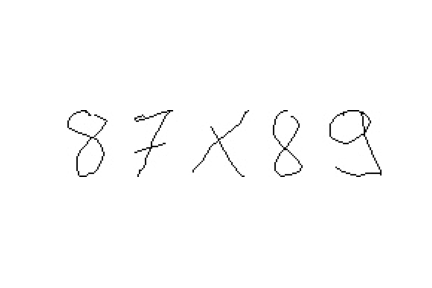
#> input picture equation_images/2numbers_000.png, 432 x 288 px; its folder holds only this picture in this run
$ python -i utils.py   (imports and definitions only)
#> lines starting #> are read from the running program, lines starting #| are printed output that depends on the picture; after the words box and inside, x2 and y2 are one past the last pixel; in counts of white or black regions, pixels touching at a corner belong together
import cv2
import numpy as np
import os, random
import matplotlib.pyplot as plt

def getOverlap(a, b):
     return max(0, min(a[1], b[1]) - max(a[0], b[0]))

def detect_contours(img_path):
    # Given an image path, output bounding box coordinates of an image
#> called with img_path = 'equation_images/2numbers_000.png'
    input_image = cv2.imread(img_path, 0) # Load a greyscale image
#> input_image is the input picture: shape (288, 432); min 0, max 255, mean 252.5

    # Make a copy to draw bounding box
    input_image_cpy = input_image.copy()

    # Convert the grayscale image to binary (image binarization opencv python), then invert
    binarized = cv2.adaptiveThreshold(input_image_cpy,255,cv2.ADAPTIVE_THRESH_MEAN_C, cv2.THRESH_BINARY,11,2)
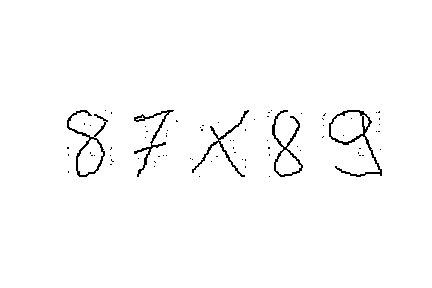
#> binarized: shape (288, 432); 98.3% white; black in thin lines or dots, all inside (x1, y1, x2, y2) = (67, 110, 382, 177)
    inverted_binary_img = ~binarized

    # Detect contours
    # hierarchy variable contains information about the relationship between each contours
    contours_list, hierarchy = cv2.findContours(inverted_binary_img,
                                           cv2.RETR_TREE,
                                           cv2.CHAIN_APPROX_SIMPLE) # Find contours
#> contours_list = 83 contours, 73 with area under 20; largest, box (x1, y1, x2, y2) and area: (329, 110, 382, 177) 1140, (67, 110, 108, 177) 886, (330, 111, 364, 143) 797, (272, 110, 303, 177) 656, (77, 138, 104, 176) 643
    # Detect contours
    l = []
    for c in contours_list:
        x, y, w, h = cv2.boundingRect(c)
        l.append([x, y, w, h])
#> this loop made 83 passes
#> (c, x, y, w, h) on passes 3, 4, 6, 8, 9, 15, 16, 17, 18, 22, 23, 24: ([[68, 171], [68, 172]], 68, 171, 1, 2), ([[245, 166], [245, 167]], 245, 166, 1, 2), ([[110, 164], [111, 164]], 110, 164, 2, 1), ([[154, 161], [155, 162]], 154, 161, 2, 2), ([[245, 159], [245, 160]], 245, 159, 1, 2), ([[216, 156], [217, 156]], 216, 156, 2, 1), ([[158, 156], [159, 156]], 158, 156, 2, 1), ([[362, 155], [363, 155]], 362, 155, 2, 1), ([[359, 155], [360, 155]], 359, 155, 2, 1), ([[269, 154], [269, 155]], 269, 154, 1, 2), ([[68, 154], [68, 155]], 68, 154, 1, 2), ([[358, 152], [358, 153]], 358, 152, 1, 2)
#> (x, y, w, h) on passes 1, 2, 5, 7, 10, 11: (269, 176, 1, 1), (199, 176, 1, 1), (154, 166, 1, 1), (211, 161, 1, 1), (242, 159, 1, 1), (192, 159, 1, 1)
#> after the loop, l = 83 items, first 6: [269, 176, 1, 1], [199, 176, 1, 1], [68, 171, 1, 2], [245, 166, 1, 2], [154, 166, 1, 1], [110, 164, 2, 1]
    # Check whether any overlapping rectangles. We do this in a way such that we only compare each box once with all other boxes.
    lcopy = l.copy()
#> lcopy has the same summary as l
    # [4 lines of commented-out code are left out]
    keep = []
    while len(lcopy) != 0:
        curr_x, curr_y, curr_w, curr_h = lcopy.pop(0) # Look at next box
        if curr_w * curr_h < 20: # remove very small boxes. Currently this is arbitrary.
            continue
        throw = []
        for i, (x, y, w, h) in enumerate(lcopy):
            curr_interval = [curr_x, curr_x+curr_w]
            next_interval = [x, x+w]
            if getOverlap(curr_interval, next_interval) > 1 : # more than 3 pixels overlap, this is arbitrary
                # Merge the two intervals
                new_interval_x = [min(curr_x, x), max(curr_x+curr_w, x+w)]
                new_interval_y = [min(curr_y, y), max(curr_y+curr_h, y+h)]
                newx, neww = new_interval_x[0], new_interval_x[1] - new_interval_x[0]
                newy, newh = new_interval_y[0], new_interval_y[1] - new_interval_y[0]
                curr_x, curr_y, curr_w, curr_h = newx, newy, neww, newh
                throw.append(i) # Mark this box to throw away later, since it has now been merged with current box
        for ind in sorted(throw, reverse=True): # Sort in reverse order otherwise we will pop incorrectly
            lcopy.pop(ind)
        keep.append([curr_x, curr_y, curr_w, curr_h]) # Keep the current box we are comparing against
#> this loop made 76 passes
#> after the loop, keep = [[329, 110, 53, 67], [272, 110, 31, 67], [192, 110, 57, 67], [134, 110, 40, 67], [67, 110, 41, 67]]; lcopy = []
    return keep

# [38 lines left out: function resize_pad, not called in this run]

def binarize(img):
    binarized = cv2.adaptiveThreshold(img,255,cv2.ADAPTIVE_THRESH_MEAN_C, cv2.THRESH_BINARY,11,2)
    return ~binarized

# [10 lines left out: function random_sample_file, not called in this run]

>>> result = detect_contours('equation_images/2numbers_000.png')
#> result has the same summary as keep in detect_contours

$ run again, on equation_images/2numbers_012.png
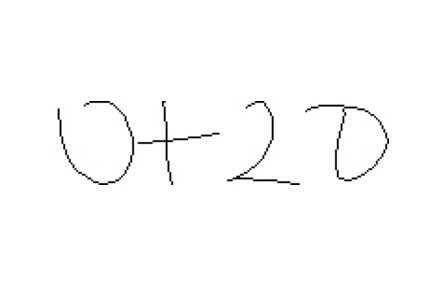
#> input picture equation_images/2numbers_012.png, 432 x 288 px
#> in detect_contours, input_image is the input picture: shape (288, 432); min 0, max 255, mean 252
#> in detect_contours, `binarized = cv2.adaptiveThreshold(input_image_cpy,255,cv2.ADAPTIVE_THR..`:
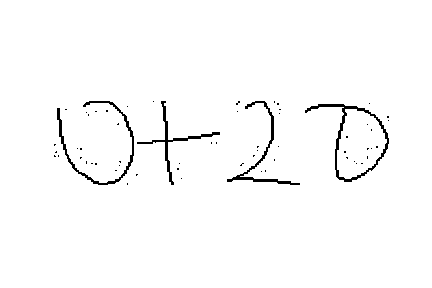
#> binarized: shape (288, 432); 98.1% white; 61 black regions (57 under 20 px), largest, box (x1, y1, x2, y2) and area: (305, 104, 389, 182) 670, (57, 101, 134, 185) 606, (227, 101, 300, 185) 504, (137, 101, 220, 185) 469
#> inverted_binary_img: shape (288, 432); 1.9% white; 61 white regions (57 under 20 px)
#> contours_list = 62 contours, 57 with area under 20; largest, box (x1, y1, x2, y2) and area: (305, 104, 389, 182) 3006, (336, 108, 388, 180) 2583, (57, 101, 134, 185) 374, (227, 101, 300, 185) 316, (137, 101, 220, 185) 296
#> the loop in detect_contours, `for c in contours_list:` made 62 passes
#> (c, x, y, w, h) on passes 1, 3, 5, 6, 7, 11: ([[127, 183], [127, 184]], 127, 183, 1, 2), ([[136, 174], [136, 175], [137, 174]], 136, 174, 2, 2), ([[265, 170], [265, 171]], 265, 170, 1, 2), ([[115, 170], [116, 170]], 115, 170, 2, 1), ([[177, 168], [177, 169], [178, 169], [178, 168]], 177, 168, 2, 2), ([[95, 163], [95, 164], [96, 164], [96, 163]], 95, 163, 2, 2)
#> after the loop in detect_contours, `for c in contours_list:`: l = 62 items, first 6: [127, 183, 1, 2], [181, 178, 1, 1], [136, 174, 2, 2], [261, 171, 1, 1], [265, 170, 1, 2], [115, 170, 2, 1]
#> in detect_contours, `lcopy = l.copy()`: lcopy has the same summary as l
#> the loop in detect_contours, `while len(lcopy) != 0:` made 54 passes
#> after the loop in detect_contours, `while len(lcopy) != 0:`: keep = [[305, 104, 84, 78], [227, 101, 73, 84], [137, 101, 83, 84], [57, 101, 77, 84]]; lcopy = []
#> result has the same summary as keep in detect_contours
